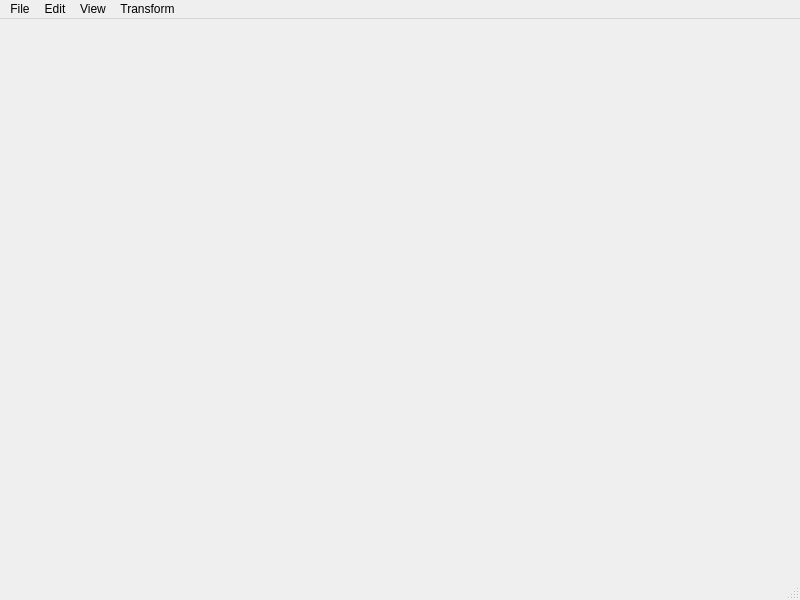
<?xml version="1.0" encoding="UTF-8"?>
<ui version="4.0">
 <class>Geometry_artist_mainwindow</class>
 <widget class="QMainWindow" name="Geometry_artist_mainwindow">
  <property name="geometry">
   <rect>
    <x>0</x>
    <y>0</y>
    <width>800</width>
    <height>600</height>
   </rect>
  </property>
  <property name="windowTitle">
   <string>Geometry Artist</string>
  </property>
  <widget class="QWidget" name="centralwidget">
   <layout class="QVBoxLayout" name="verticalLayout_2">
    <item>
     <layout class="QVBoxLayout" name="verticalLayout"/>
    </item>
   </layout>
  </widget>
  <widget class="QMenuBar" name="menubar">
   <property name="enabled">
    <bool>true</bool>
   </property>
   <property name="geometry">
    <rect>
     <x>0</x>
     <y>0</y>
     <width>800</width>
     <height>21</height>
    </rect>
   </property>
   <widget class="QMenu" name="menuFile">
    <property name="title">
     <string>File</string>
    </property>
    <addaction name="actionChangeTarget"/>
    <addaction name="actionChangeTool"/>
    <addaction name="separator"/>
    <addaction name="actionExportTarget"/>
    <addaction name="actionExportTool"/>
    <addaction name="separator"/>
    <addaction name="actionExportReport"/>
   </widget>
   <widget class="QMenu" name="menuEdit">
    <property name="title">
     <string>Edit</string>
    </property>
    <widget class="QMenu" name="menuTrait">
     <property name="title">
      <string>Trait</string>
     </property>
     <addaction name="actionadd_circle"/>
     <addaction name="actionAdd_Arc"/>
     <addaction name="separator"/>
     <addaction name="actionfrom_script"/>
    </widget>
    <addaction name="actionDoboolean"/>
    <addaction name="separator"/>
    <addaction name="actionReset"/>
    <addaction name="actionToolColor"/>
    <addaction name="actionTargetColor"/>
    <addaction name="separator"/>
    <addaction name="actionRedo"/>
    <addaction name="actionUndo"/>
    <addaction name="separator"/>
    <addaction name="menuTrait"/>
    <addaction name="separator"/>
    <addaction name="actionSetStep"/>
    <addaction name="separator"/>
    <addaction name="actionSubdivideMesh"/>
    <addaction name="actionMergeMeshes"/>
   </widget>
   <widget class="QMenu" name="menuView">
    <property name="title">
     <string>View</string>
    </property>
    <widget class="QMenu" name="menuChooseShader">
     <property name="title">
      <string>Shader</string>
     </property>
     <addaction name="actionFlatShading"/>
     <addaction name="actionGouraudShading"/>
    </widget>
    <addaction name="actionShowNormals"/>
    <addaction name="actionWireFrame"/>
    <addaction name="actionShowNormalMap"/>
    <addaction name="separator"/>
    <addaction name="menuChooseShader"/>
   </widget>
   <widget class="QMenu" name="menuTransform">
    <property name="title">
     <string>Transform</string>
    </property>
    <addaction name="actionRotate"/>
    <addaction name="actionTranslate"/>
   </widget>
   <addaction name="menuFile"/>
   <addaction name="menuEdit"/>
   <addaction name="menuView"/>
   <addaction name="menuTransform"/>
  </widget>
  <widget class="QStatusBar" name="statusbar"/>
  <action name="actionopen_file">
   <property name="text">
    <string>open file</string>
   </property>
  </action>
  <action name="actionReset">
   <property name="text">
    <string>Reset</string>
   </property>
  </action>
  <action name="actionChangeTarget">
   <property name="text">
    <string>Import Target</string>
   </property>
  </action>
  <action name="actionChangeTool">
   <property name="text">
    <string>Import Tool</string>
   </property>
  </action>
  <action name="actionToolColor">
   <property name="text">
    <string>Tool Color</string>
   </property>
  </action>
  <action name="actionTargetColor">
   <property name="text">
    <string>Target Color</string>
   </property>
  </action>
  <action name="actionRedo">
   <property name="enabled">
    <bool>false</bool>
   </property>
   <property name="text">
    <string>Redo</string>
   </property>
  </action>
  <action name="actionUndo">
   <property name="enabled">
    <bool>false</bool>
   </property>
   <property name="text">
    <string>Undo</string>
   </property>
  </action>
  <action name="actionShowNormals">
   <property name="checkable">
    <bool>true</bool>
   </property>
   <property name="text">
    <string>Normals</string>
   </property>
  </action>
  <action name="actionShowNormalMap">
   <property name="checkable">
    <bool>true</bool>
   </property>
   <property name="text">
    <string>Show Normal Map</string>
   </property>
  </action>
  <action name="actionadd_circle">
   <property name="text">
    <string>Add Circle</string>
   </property>
  </action>
  <action name="actionAdd_Arc">
   <property name="text">
    <string>Add Arc</string>
   </property>
  </action>
  <action name="actionFlatShading">
   <property name="checkable">
    <bool>true</bool>
   </property>
   <property name="text">
    <string>Flat Shading</string>
   </property>
  </action>
  <action name="actionGouraudShading">
   <property name="checkable">
    <bool>true</bool>
   </property>
   <property name="text">
    <string>Gouraud Shading</string>
   </property>
  </action>
  <action name="actionWireFrame">
   <property name="checkable">
    <bool>true</bool>
   </property>
   <property name="text">
    <string>Wire Frame</string>
   </property>
  </action>
  <action name="actionSetStep">
   <property name="text">
    <string>Set Step</string>
   </property>
  </action>
  <action name="actionDoboolean">
   <property name="checkable">
    <bool>true</bool>
   </property>
   <property name="text">
    <string>Do Boolean</string>
   </property>
  </action>
  <action name="actionRotate">
   <property name="text">
    <string>Rotate</string>
   </property>
  </action>
  <action name="actionTranslate">
   <property name="text">
    <string>Translate</string>
   </property>
  </action>
  <action name="actionfrom_script">
   <property name="text">
    <string>From Script</string>
   </property>
  </action>
  <action name="actionSubdivideMesh">
   <property name="text">
    <string>Subdivide Mesh</string>
   </property>
  </action>
  <action name="actionExportTarget">
   <property name="text">
    <string>Export Target</string>
   </property>
  </action>
  <action name="actionExportTool">
   <property name="text">
    <string>Export Tool</string>
   </property>
  </action>
  <action name="actionMergeMeshes">
   <property name="text">
    <string>Merge Meshes</string>
   </property>
  </action>
  <action name="actionExportReport">
   <property name="text">
    <string>Export Report</string>
   </property>
  </action>
 </widget>
 <resources/>
 <connections/>
</ui>
